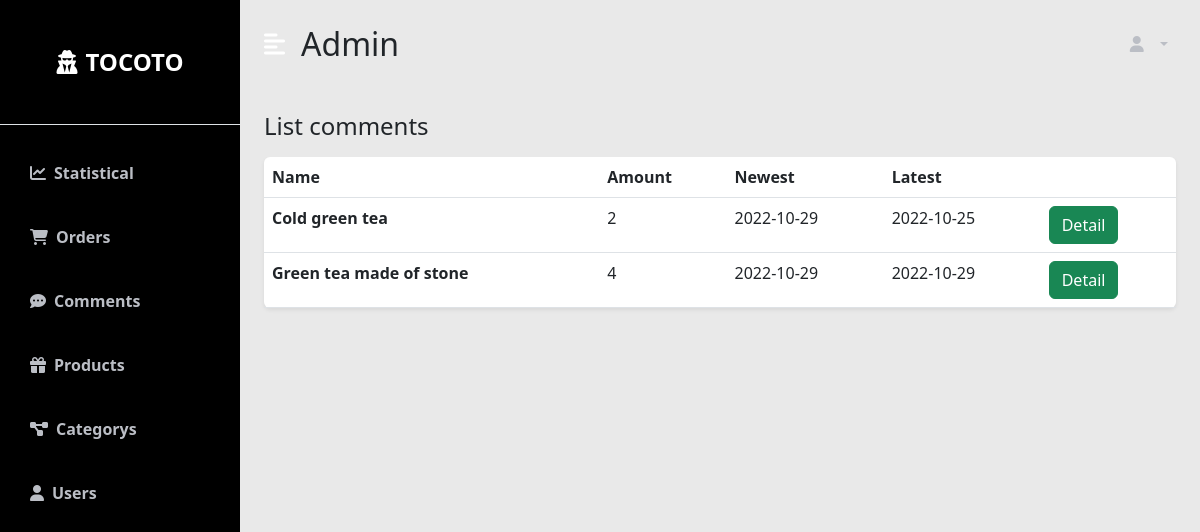
The app's page /admin/comments/index.php with its own data.
### tables this page shows
CREATE TABLE `products` (
  `id_product` int(100) NOT NULL,
  `name_product` varchar(100) NOT NULL,
  `name_category` varchar(100) NOT NULL,
  `price` varchar(10) NOT NULL,
  `image` varchar(100) NOT NULL,
  `discount` int(11) NOT NULL,
  `date_added` date DEFAULT NULL,
  `describe` varchar(2000) NOT NULL,
  `special` int(11) NOT NULL,
  `view` int(11) NOT NULL
);

### admin/comments/index.php (called while the page is built, shortened)
<?php
require "../../dao/statistical.php";
if (exist_param("id_product")) {
    $id_product = $_GET['id_product'];
    $items = comments_select_by_products($id_product);
    if (count($items) == 0) {
        $items = statistical_comments();
        $VIEW_NAME = "comments/list.php";
    } else {
        $VIEW_NAME = "comments/detail.php";
    }
} else {
    $items = statistical_comments();
}
require "../layout.php";

### dao/pdo.php (called while the page is built, shortened)
<?php
function pdo_get_connection()
{
    $dburl = "mysql:host=localhost;dbname=assignment;charset=utf8";
    $username = 'root';
    $password = '';
    $conn = new PDO($dburl, $username, $password);
    $conn->setAttribute(PDO::ATTR_ERRMODE, PDO::ERRMODE_EXCEPTION);
    return $conn;
}
function pdo_query($sql)
{
    $sql_args = array_slice(func_get_args(), 1);
    try {
        $conn = pdo_get_connection();
        $stmt = $conn->prepare($sql);
        $stmt->execute($sql_args);
        $rows = $stmt->fetchAll();
        return $rows;
    } catch (PDOException $e) {
        throw $e;
    } finally {
        unset($conn);
    }
}

### dao/statistical.php (called while the page is built, shortened)
<?php
require_once 'pdo.php';
function statistical_comments()
{
    $sql = "SELECT hh.id_product, hh.name_product,"
        . " COUNT(*) amount,"
        . " MIN(bl.date_comment) latest ,"
        . " MAX(bl.date_comment)  newest"
        . " FROM comments bl "
        . " JOIN products hh ON hh.id_product=bl.id_product "
        . " GROUP BY hh.id_product, hh.name_product"
        . " HAVING amount > 0";
    return pdo_query($sql);
}

### admin/comments/list.php (the view)
<div class="container-fluid px-4">
    <div class="row my-4">
        <h3 class="fs-4 mb-3">List comments</h3>
        <div class="col overflow-auto">
            <table class="table bg-white rounded shadow-sm  table-hover">
                <thead>
                    <tr>
                        <th scope="col">Name</th>
                        <th scope="col">Amount</th>
                        <th scope="col">Newest</th>
                        <th scope="col">Latest</th>
                        <th scope="col"></th>
                    </tr>
                </thead>
                <tbody>
                    <?php
                    foreach ($items as $item) {
                        extract($item);
                    ?>
                        <tr>
                            <th scope="row"><?= $name_product; ?></th>
                            <td><?= $amount; ?></td>
                            <td><?= $newest; ?></td>
                            <td><?= $latest; ?></td>
                            <td><a href="index.php?id_product=<?= $id_product ?>" class="btn btn-success">Detail</a></td>
                        </tr>
                    <?php
                    }
                    ?>
                </tbody>
            </table>
        </div>
    </div>
</div>

### content/css/admin.css (style rules this page uses)
:root { --main-bg-color: #009d63; --main-text-color: white; --second-text-color: #bbbec5; --second-bg-color: #000000; }

### records on screen
products: name_product "Cold green tea", amount "2", newest "2022-10-29", latest "2022-10-25"
products: name_product "Green tea made of stone", amount "4", newest "2022-10-29", latest "2022-10-29"
